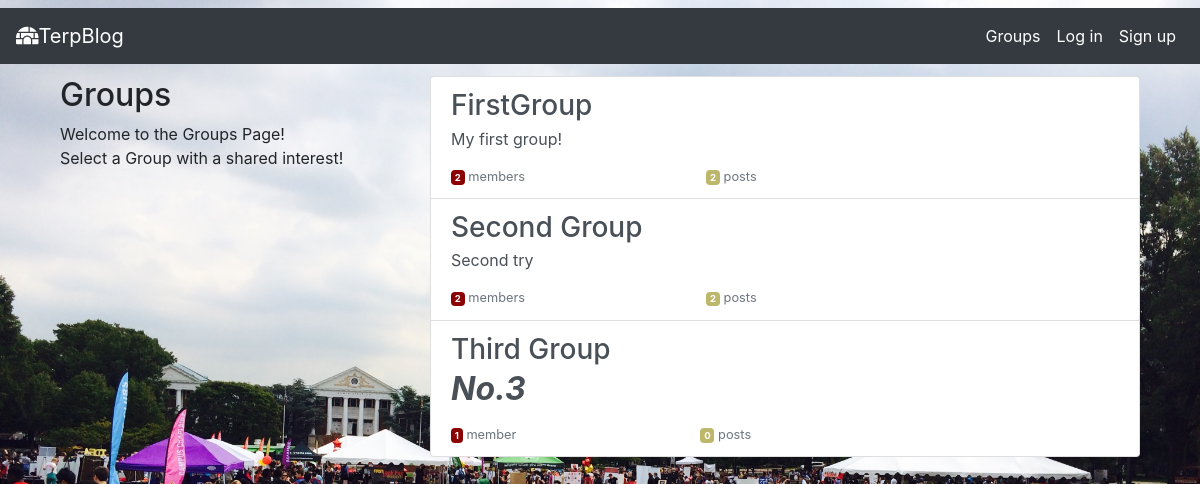
The app's page /groups/ with its own data.
### groups/models.py (models this page shows, shortened)
class Group(models.Model):
    name = models.CharField(max_length=255, unique=True)
    slug = models.SlugField(allow_unicode=True, unique=True)
    description = models.TextField(blank=True, default='')
    description_html = models.TextField(editable=False, default='', blank=True)
    members = models.ManyToManyField(User, through="GroupMember")
    class Meta:
        ordering = ["name"]

### groups/views.py (the view)
# urls.py: path('', views.ListGroups.as_view(), name="all"),
class ListGroups(generic.ListView):
    model = Group

### groups/templates/groups/group_list.html (shortened to what this page needs)
{% extends "groups/group_base.html" %}
{% load static%}
{% block pre_group %}
<div class="col-md-4 mt-2">
	<div class="content">
		<h2>Groups</h2>
		<p>Welcome to the Groups Page! <br>Select a Group with a shared interest!</p>
	</div>
</div>
{% endblock %}
{% block group_content %}
<div class="col-md-8 mt-2">
	<div class="list-group">
		{% for group in object_list %}
		<a href="{% url 'groups:single' slug=group.slug %}" class="list-group-item list-group-item-action flex-column align-items-start">
			<h3 class="mb-1">{{ group.name }}</h3>
			<p class="mb-1">{{ group.description_html|safe }}</p>
			<div class="d-flex w-40 justify-content-between">
				<small class="text-muted"><span class="badge badge-secondary" style="background-color:darkred">
						{{ group.members.count }}</span> member{{ group.members.count|pluralize }}</small>
				<small class="text-muted"><span class="badge badge-secondary" style="background-color:darkkhaki">
						{{ group.posts.count }}</span> post{{ group.posts.count|pluralize }}</small>
			</div>
		</a>
		{% endfor %}
	</div>
</div>
{% endblock %}

### groups/templates/groups/group_base.html (shortened to what this page needs)
{% extends "base.html" %}
{% block content %}
<div class="container">
  <div class="row">
    {% block pre_group %}{% endblock %}
    {% block group_content %}{% endblock %}
  </div>
</div>
{% endblock %}

### templates/base.html (shortened to what this page needs)
<!DOCTYPE html>
{% load static %}
<html>
<head>
  <link rel="stylesheet" href="https://stackpath.bootstrapcdn.com/bootstrap/4.2.1/css/bootstrap.min.css"
>
  <link rel="stylesheet" href="https://use.fontawesome.com/releases/v5.6.3/css/all.css"
>
  <link rel="stylesheet" href="{% static 'simplesocial/css/master.css'%}">
  <link rel="stylesheet" href="//cdn.jsdelivr.net/medium-editor/latest/css/medium-editor.min.css" type="text/css" media="screen"
    charset="utf-8">
</head>
<body class="my-2">
  <nav class="navbar navbar-expand-lg navbar-dark bg-dark" role="navigation" id="navbar">
    <div class="navbar-nav align-items-center">
      <a class="navbar-brand mynav" href="{% url 'home' %}"><i class="fas fa-igloo"></i>TerpBlog</a>
    </div>
    <ul class="navbar-nav ml-auto">
      {% if user.is_authenticated %}
      <li class="nav-item"><a class="nav-link active" href="{% url 'posts:create' %}">Post</a></li>
      <li class="nav-item"><a class="nav-link active" href="{% url 'groups:all' %}">Groups</a></li>
      <li class="nav-item"><a class="nav-link active" href="{% url 'groups:create' %}">Create Group</a></li>
      <li class="nav-item"><a class="nav-link active" href="{% url 'accounts:logout' %}">Log out</a></li>
      <li class="nav-item"><a class="nav-link active" href="{% url 'posts:for_user' username=user.username%}"><span
            class="fas fa-user"></span></a></li>
      {% else %}
      <li class="nav-item"><a class="nav-link active" href="{% url 'groups:all' %}">Groups</a></li>
      <li class="nav-item"><a class="nav-link active" href="{% url 'accounts:login' %}">Log in</a></li>
      <li class="nav-item"><a class="nav-link active" href="{% url 'accounts:signup' %}">Sign up</a></li>
      {% endif %}
    </ul>
  </nav>
  <div class="container mycontent pt-1">
    {% block content %}
    {% endblock %}
  </div>
</body>
</html>

### records on screen
Group: name "FirstGroup", description_html "My first group!", members.count "2", posts.count "2"
Group: name "Second Group", description_html "Second try", members.count "2", posts.count "2"
Group: name "Third Group", description_html "No.3", members.count "1", posts.count "0"
